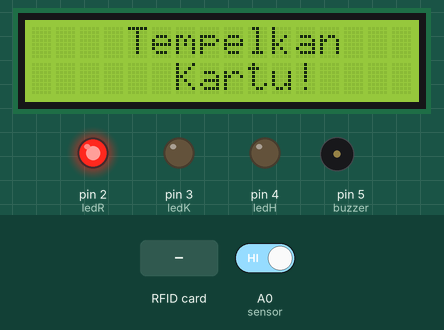
Simulated run of this sketch. Board: Arduino Uno, built with avr-gcc and run on an emulated ATmega328P. Shown: 16×2 character LCD, output pins drawn as LEDs (lit = HIGH), buzzer (waves = sounding, pin HIGH). The inputs (shaded band) are chosen by the test bench; at power-on: A0 (sensor) HIGH. Pins used as bus, display or sensor lines are not drawn.

Above: at 1.4 s.
1.5 s: RFID card 5E 7A 19 C4 held to the reader
At 2.3 s:
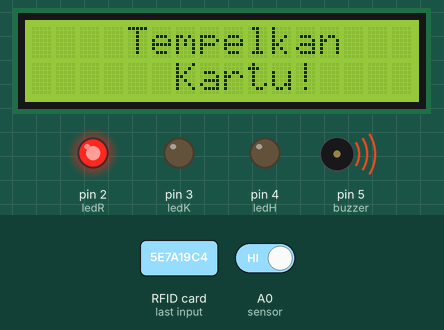
At 3.0 s:
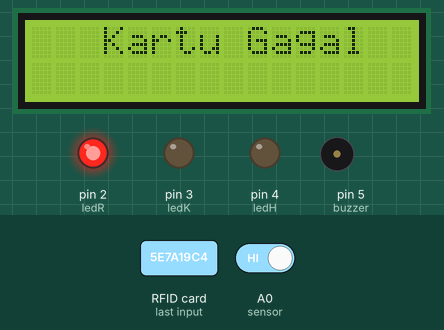
Timing chart, 0 to 4.5 s (numbered marks = the images above; inputs shaded):
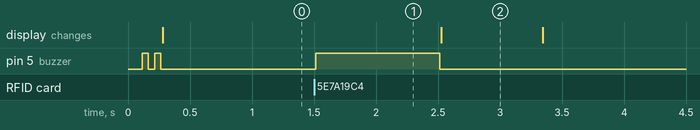

Measured:
- after the input at 1.5 s, pin 5 (buzzer): LOW → HIGH at once, → LOW 1.0 s later
- what the display in image 2 shows lasts 0.8 s, from 2.5 s to 3.3 s

The sketch:

Challenge_RFIDandLCD.ino
```cpp
//Inisialisasi
#include <SPI.h>
#include <MFRC522.h>
#include <LiquidCrystal_I2C.h>
#include <Servo.h>

String uidString;
int sensor=A0;
int buzzer=5;
int masuk=0;
int ledR=2;
int ledK=3;
int ledH=4;

//Servo
int servo=6;
Servo palang;


#define SS_PIN 10
#define RST_PIN 9
MFRC522 mfrc522(SS_PIN, RST_PIN);  // Create MFRC522 instace

LiquidCrystal_I2C lcd(0x27, 16, 2);

void setup() {
  Serial.begin(9600);
  pinMode(buzzer,OUTPUT);
  SPI.begin(); // initiate SPI bus
  lcd.begin();
  mfrc522.PCD_Init();  //initiate MFRC522
  buzoke();


//  palang.attach(servo)
//  palang.write(0);

  pinMode(ledR,OUTPUT);
  pinMode(ledK, OUTPUT);
  pinMode(ledH, OUTPUT);
  pinMode(buzzer, OUTPUT);
  digitalWrite(ledR, HIGH);
  digitalWrite(ledK, LOW);
  digitalWrite(ledH, LOW);
  tempel();
}

void loop() {
  int bacaSensor=digitalRead(sensor);

  if(mfrc522.PICC_IsNewCardPresent()) {
    readRFID();
    if( uidString == "1ATCIE9P80" && masuk == 0){
      masuk=1;
      buzoke();
      berhasilmasuk();
      digitalWrite(ledR, LOW);
      digitalWrite(ledK, HIGH);
      delay(500);
      digitalWrite(ledK, LOW);
      digitalWrite(ledH, HIGH);
    } else if ( uidString != "1ATCIE9P80" and masuk == 0){
      buzgaoke();
      digitalWrite(ledR, HIGH);
      digitalWrite(ledK, LOW);
      digitalWrite(ledH, LOW);
      kartugagal();
      delay(800);
      tempel();
    }
  }

  if (bacaSensor == 0 && masuk==1){
    masuk=0;
    udahmasuk();
    delay(800);
    digitalWrite(ledH, LOW);
    digitalWrite(ledK, HIGH);
    delay(500);
    digitalWrite(ledK, LOW);
    digitalWrite(ledR, HIGH);
    palangtutup();
    delay(1000);
    tempel();
  }
}

//FungsiTambahan
void readRFID(){
  mfrc522.PICC_ReadCardSerial();
  //pembatas bisa di ubah sesuai keinginan,disini yang digunakan "U"
  uidString=String(mfrc522.uid.uidByte[0], HEX)+"T"+
  String(mfrc522.uid.uidByte[1], HEX) +"I"+
  String(mfrc522.uid.uidByte[2], HEX) +"P"+
  String(mfrc522.uid.uidByte[3], HEX);
  uidString.toUpperCase();
}

//LCD

void kartugagal(){
  lcd.clear();
  lcd.setCursor(3,0); lcd.print("Kartu");
  lcd.setCursor(9,0); lcd.print("Gagal");
}

void udahmasuk(){
  lcd.clear();
  lcd.setCursor(3,0); lcd.print("Sudah");
  lcd.setCursor(9,0); lcd.print("Masuk");
}

void berhasilmasuk(){
  lcd.clear();
  lcd.setCursor(5,0); lcd.print("Berhasil");
  delay(800);
  lcd.clear();
  lcd.setCursor(4,0); lcd.print("Silahkan");
  lcd.setCursor(6,1); lcd.print("Masuk");
}

void tempel (){
  lcd.clear();
  lcd.setCursor(4,0); lcd.print("Tempelkan");
  lcd.setCursor(6,1); lcd.print("Kartu!");
}

void palangtutup(){
  lcd.clear();
  lcd.setCursor(5,0); lcd.print("Palang");
  lcd.setCursor(4,1); lcd.print("Ditutup");
}

//Buzzer

void buzoke(){
  digitalWrite(buzzer,HIGH);
  delay(50);
  digitalWrite(buzzer,LOW);
  delay(50);
  digitalWrite(buzzer,HIGH);
  delay(50);
  digitalWrite(buzzer,LOW);
}
void buzgaoke(){
  digitalWrite(buzzer,HIGH);
  delay(1000);
  digitalWrite(buzzer,LOW);
}
```
